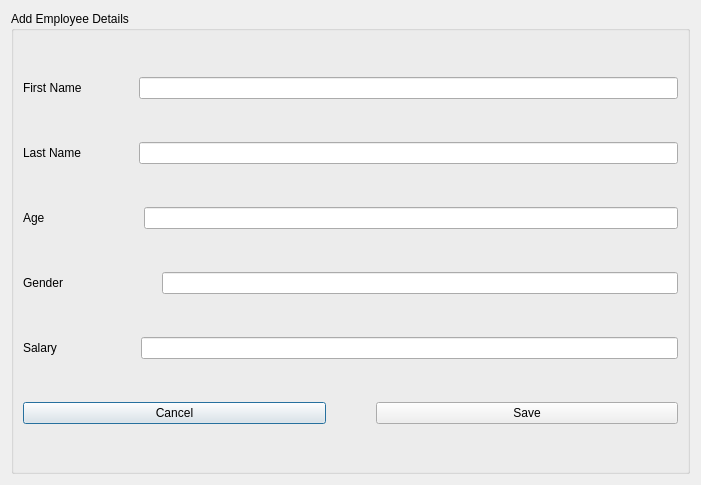
<?xml version="1.0" encoding="UTF-8"?>
<ui version="4.0">
 <class>add_employee</class>
 <widget class="QDialog" name="add_employee">
  <property name="geometry">
   <rect>
    <x>0</x>
    <y>0</y>
    <width>701</width>
    <height>485</height>
   </rect>
  </property>
  <property name="sizePolicy">
   <sizepolicy hsizetype="Fixed" vsizetype="Fixed">
    <horstretch>0</horstretch>
    <verstretch>0</verstretch>
   </sizepolicy>
  </property>
  <property name="windowTitle">
   <string>Dialog</string>
  </property>
  <layout class="QVBoxLayout" name="verticalLayout_2">
   <item>
    <widget class="QGroupBox" name="groupBox">
     <property name="title">
      <string>Add Employee Details</string>
     </property>
     <layout class="QHBoxLayout" name="horizontalLayout">
      <item>
       <layout class="QVBoxLayout" name="verticalLayout">
        <item>
         <layout class="QHBoxLayout" name="horizontalLayout_2">
          <property name="spacing">
           <number>57</number>
          </property>
          <item>
           <widget class="QLabel" name="label_2">
            <property name="text">
             <string>First Name</string>
            </property>
           </widget>
          </item>
          <item>
           <widget class="QLineEdit" name="fname_tab_lineEdit"/>
          </item>
         </layout>
        </item>
        <item>
         <layout class="QHBoxLayout" name="horizontalLayout_3">
          <property name="spacing">
           <number>58</number>
          </property>
          <item>
           <widget class="QLabel" name="label_3">
            <property name="text">
             <string>Last Name</string>
            </property>
           </widget>
          </item>
          <item>
           <widget class="QLineEdit" name="lname_tab_lineEdit"/>
          </item>
         </layout>
        </item>
        <item>
         <layout class="QHBoxLayout" name="horizontalLayout_5">
          <property name="spacing">
           <number>99</number>
          </property>
          <item>
           <widget class="QLabel" name="label_5">
            <property name="text">
             <string>Age</string>
            </property>
           </widget>
          </item>
          <item>
           <widget class="QLineEdit" name="age_tab_lineEdit"/>
          </item>
         </layout>
        </item>
        <item>
         <layout class="QHBoxLayout" name="horizontalLayout_4">
          <property name="spacing">
           <number>99</number>
          </property>
          <item>
           <widget class="QLabel" name="label_4">
            <property name="text">
             <string>Gender</string>
            </property>
           </widget>
          </item>
          <item>
           <widget class="QLineEdit" name="sex_tab_lineEdit"/>
          </item>
         </layout>
        </item>
        <item>
         <layout class="QHBoxLayout" name="horizontalLayout_6">
          <property name="spacing">
           <number>84</number>
          </property>
          <item>
           <widget class="QLabel" name="label_6">
            <property name="text">
             <string>Salary</string>
            </property>
           </widget>
          </item>
          <item>
           <widget class="QLineEdit" name="salary_tab_lineEdit"/>
          </item>
         </layout>
        </item>
        <item>
         <layout class="QHBoxLayout" name="horizontalLayout_7">
          <property name="spacing">
           <number>50</number>
          </property>
          <item>
           <widget class="QPushButton" name="cancel_tab_pushButton">
            <property name="text">
             <string>Cancel</string>
            </property>
           </widget>
          </item>
          <item>
           <widget class="QPushButton" name="save_tab_pushButton">
            <property name="text">
             <string>Save</string>
            </property>
           </widget>
          </item>
         </layout>
        </item>
       </layout>
      </item>
     </layout>
    </widget>
   </item>
  </layout>
 </widget>
 <resources/>
 <connections/>
</ui>
